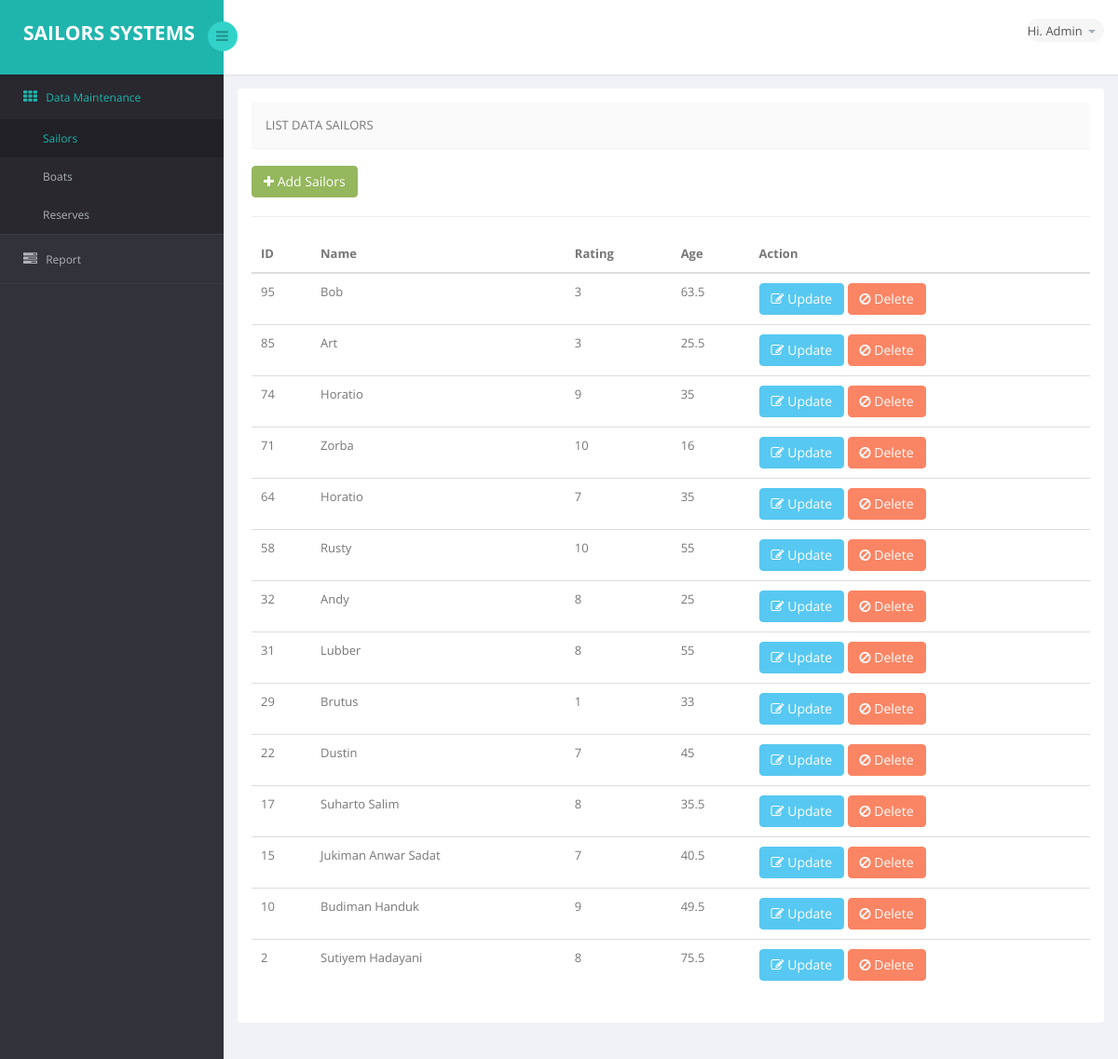
/web_sailor_system/sailors.php, run on the app's committed database.
### tables this page shows
CREATE TABLE IF NOT EXISTS `sailors` (
  `sid` int(11) NOT NULL,
  `sname` varchar(32) DEFAULT NULL,
  `rating` int(11) DEFAULT NULL,
  `age` double DEFAULT NULL
);

### web_sailor_system/sailors.php (the view, shortened to what this page needs)
<!DOCTYPE html>
<html lang="en">
<head>
    <link href="bs3/css/bootstrap.min.css" rel="stylesheet">
    <link href="css/bootstrap-reset.css" rel="stylesheet">
    <link href="font-awesome/css/font-awesome.css" rel="stylesheet" />
    <link href="css/style.css" rel="stylesheet">
    <link href="css/style-responsive.css" rel="stylesheet" />
</head>
<body>
<section id="container" >
<header class="header fixed-top clearfix">
<div class="brand">
    <a href="#" class="logo" style="color:white">
        <b>Sailors Systems</b>
    </a>
    <div class="sidebar-toggle-box">
        <div class="fa fa-bars"></div>
    </div>
</div>
<div class="top-nav clearfix">
    <ul class="nav pull-right top-menu">
        <li class="dropdown">
            <a data-toggle="dropdown" class="dropdown-toggle" href="#">
                <span class="username">Hi. Admin</span>
                <b class="caret"></b>
            </a>
        </li>
    </ul>
</div>
</header>
<aside>
    <div id="sidebar" class="nav-collapse">
        <div class="leftside-navigation">
            <ul class="sidebar-menu" id="nav-accordion">
            <li class="sub-menu">
                <a href="javascript:;" class="active">
                    <i class="fa fa-th"></i>
                    <span>Data Maintenance</span>
                </a>
                <ul class="sub">
                    <li class="active"><a href="sailors.php">Sailors</a></li>
                    <li><a href="boats.php">Boats</a></li>
                    <li><a href="reserves.php">Reserves</a></li>
                </ul>
            </li>
            <li class="sub-menu">
                <a href="javascript:;">
                    <i class="fa fa-tasks"></i>
                    <span>Report</span>
                </a>
            </li>
        </ul></div>
    </div>
</aside>
    <section id="main-content">
        <section class="wrapper">
        <div class="row">
            <div class="col-sm-12">
                <section class="panel">
                    <div class="panel-body">
                        <?php
                        include("connection.php");
                        if(isset($_GET['viewUpdate']))
                        {
                             ?>
                            <header class="panel-heading">
                                Form Update Data Sailors
                            </header>
                            <br />
                            <?php
                            $viewUpdate=$_GET['viewUpdate'];
                                if(isset($_GET['mssgInfo']))
                                {
                                    ?>
                                    <span class="badge bg-success">Horree. Data Is Successful Update (Auto Refresh 3 Second)</span>
                                    <meta http-equiv="refresh" content="5;url=sailors.php">
                                        <br /><br />
                                    <?php
                                }
                                if(isset($_POST['proses']))
                                {
                                    $sId=$_POST['sId'];
                                    $sName=$_POST['sName'];
                                    $sRating=$_POST['sRating'];
                                    $sAge=$_POST['sAge'];
                                    if(empty($sName) || empty($sRating) || empty($sAge))
                                    {
                                        ?>
                                        <span class="badge bg-warning">Sorry. Data Cannot Be Processed. Because Data is Empty</span>
                                        <br /><br />
                                        <?php
                                    }
                                    else
                                    {
                                        mysqli_query($conn,"Update sailors set sid='$sId', sname='$sName', rating='$sRating', age='$sAge' where sid='$viewUpdate'");
                                        ?>
                                        <meta http-equiv="refresh" content="0;url=sailors.php?viewUpdate=<?php echo"$viewUpdate";?>&mssgInfo=success">
                                        <?php
                                    }
                                }
                            $detailSailors=mysqli_fetch_row(mysqli_query($conn,"Select sid, sname, rating, age from sailors where sid='$viewUpdate'"));
                            ?>
                                <form method="POST" action="sailors.php?viewUpdate=<?php echo"$viewUpdate";?>">
                                    <b>Sailors Id</b><br />
                                    <input type="text" name="sId" class="form-control" style="width:170px;color:black" min="1" max="10" placeholder="Input Sailors Id" oninput="this.value = this.value.replace(/[^0-9.,]/g, '').replace(/(\..*)\./g, '$1');" value="<?php echo"$detailSailors[0]";?>" readonly><br />
                                    <b>Sailors Name</b><br />
                                    <input type="text" name="sName" class="form-control" style="color:black" placeholder="Input Sailors Name" value="<?php echo"$detailSailors[1]";?>"><br />
                                    <b>Sailors Rating</b><br />
                                    <input type="text" name="sRating" class="form-control" style="width:170px;color:black" min="1" max="10" placeholder="Input Sailors Rating" oninput="this.value = this.value.replace(/[^0-9.,]/g, '').replace(/(\..*)\./g, '$1');" value="<?php echo"$detailSailors[2]";?>"><br />
                                    <b>Sailors Age</b><br />
                                    <input type="text" name="sAge" class="form-control" style="width:170px;color:black" min="1" max="10" placeholder="Input Sailors Age" oninput="this.value = this.value.replace(/[^0-9.,]/g, '').replace(/(\..*)\./g, '$1');" value="<?php echo"$detailSailors[3]";?>"><br />
                                    <button type="submit" name="proses" class="btn btn-danger">Update Data Sailors</button>
                                </form>
                                <?php
                        }
                        else
                        {
                                ?>
                                <?php
                            if(isset($_GET['add']))
                            {
                                ?>
                                <header class="panel-heading">
                                    Form Add Data Sailors
                                </header>
                                <br />
                                <?php
                                if(isset($_GET['mssgInfo']))
                                {
                                    ?>
                                    <span class="badge bg-success">Horree. Data Is Successful Save (Auto Refresh 3 Second)</span>
                                    <meta http-equiv="refresh" content="5;url=sailors.php">
                                        <br /><br />
                                    <?php
                                }
                                if(isset($_POST['proses']))
                                {
                                    $sId=$_POST['sId'];
                                    $sName=$_POST['sName'];
                                    $sRating=$_POST['sRating'];
                                    $sAge=$_POST['sAge'];
                                    if(empty($sName) || empty($sRating) || empty($sAge))
                                    {
                                        ?>
                                        <span class="badge bg-warning">Sorry. Data Cannot Be Processed. Because Data is Empty</span>
                                        <br /><br />
                                        <?php
                                    }
                                    else
                                    {
                                        $cekSId=mysqli_num_rows(mysqli_query($conn,"Select * from sailors where sid='$sId'"));
                                        if($cekSId>0)
                                        {
                                            ?>
                                            <span class="badge bg-warning">Sorry. Sailors Id Is Available</span>
                                            <br /><br />
                                            <?php
                                        }
                                        else
                                        {
                                            mysqli_query($conn,"Insert into sailors set sid='$sId', sname='$sName', rating='$sRating', age='$sAge'");
                                            ?>
                                            <meta http-equiv="refresh" content="0;url=sailors.php?add=ok&mssgInfo=success">
                                            <?php
                                        }
                                    }
                                }
                                ?>
                                <form method="POST" action="sailors.php?add=ok">
                                    <b>Sailors Id</b><br />
                                    <input type="text" name="sId" class="form-control" style="width:170px;color:black" min="1" max="10" placeholder="Input Sailors Id" oninput="this.value = this.value.replace(/[^0-9.,]/g, '').replace(/(\..*)\./g, '$1');"><br />
                                    <b>Sailors Name</b><br />
                                    <input type="text" name="sName" class="form-control" style="color:black" placeholder="Input Sailors Name"><br />
                                    <b>Sailors Rating</b><br />
                                    <input type="text" name="sRating" class="form-control" style="width:170px;color:black" min="1" max="10" placeholder="Input Sailors Rating" oninput="this.value = this.value.replace(/[^0-9.,]/g, '').replace(/(\..*)\./g, '$1');"><br />
                                    <b>Sailors Age</b><br />
                                    <input type="text" name="sAge" class="form-control" style="width:170px;color:black" min="1" max="10" placeholder="Input Sailors Age" oninput="this.value = this.value.replace(/[^0-9.,]/g, '').replace(/(\..*)\./g, '$1');"><br />
                                    <button type="submit" name="proses" class="btn btn-danger">Add Data Sailors</button>
                                </form>
                                <?php
                            }
                            else
                            {
                                ?>
                                <header class="panel-heading">
                                    List Data Sailors
                                </header>
                                <br />
                                <a href="sailors.php?add=ok">
                                    <button class="btn btn-success">
                                        <i class="fa fa-plus"></i> Add Sailors
                                    </button>
                                </a>
                                <hr />
                                <table class="table  table-hover general-table">
                                    <thead>
                                    <tr>
                                        <th> ID</th>
                                        <th> Name</th>
                                        <th>Rating</th>
                                        <th>Age</th>
                                        <th>Action</th>
                                    </tr>
                                    </thead>
                                    <tbody>
                                    <?php
                                        $viewAllSailors=mysqli_query($conn,"Select sid, sname, rating, age from sailors order by sid desc");
                                        while($getViewSailor=mysqli_fetch_row($viewAllSailors))
                                        {
                                            ?>
                                            <tr>
                                                <td>
                                                    <?php echo"$getViewSailor[0]";?>
                                                </td>
                                                <td>
                                                    <?php echo"$getViewSailor[1]";?>
                                                </td>
                                                <td><?php echo"$getViewSailor[2]";?></td>
                                                <td><?php echo"$getViewSailor[3]";?></td>
                                                <td>
                                                    <a href="sailors.php?viewUpdate=<?php echo"$getViewSailor[0]";?>">
                                                        <button class="btn btn-info">
                                                            <i class="fa fa-edit"></i> Update
                                                        </button>
                                                    </a>
                                                    <a href="sailors.php?delete=<?php echo"$getViewSailor[0]";?>">
                                                        <button class="btn btn-danger">
                                                            <i class="fa fa-ban"></i> Delete
                                                        </button>
                                                    </a>
                                                </td>
                                            </tr>
                                            <?php
                                        }
                                    ?>
                                    </tbody>
                                </table>
                                <?php
                            }
                        }
                        ?>
                    </div>
                </section>
            </div>
        </div>
        </section>
    </section>
</section>
</body>
</html>

### data on the page
sailors: sid "95", sname "Bob", rating "3", age "63.5"
sailors: sid "85", sname "Art", rating "3", age "25.5"
sailors: sid "74", sname "Horatio", rating "9", age "35"
sailors: sid "71", sname "Zorba", rating "10", age "16"
sailors: sid "64", sname "Horatio", rating "7", age "35"
sailors: sid "58", sname "Rusty", rating "10", age "55"
sailors: sid "32", sname "Andy", rating "8", age "25"
sailors: sid "31", sname "Lubber", rating "8", age "55"
sailors: sid "29", sname "Brutus", rating "1", age "33"
sailors: sid "22", sname "Dustin", rating "7", age "45"
sailors: sid "17", sname "Suharto Salim", rating "8", age "35.5"
sailors: sid "15", sname "Jukiman Anwar Sadat", rating "7", age "40.5"
sailors: sid "10", sname "Budiman Handuk", rating "9", age "49.5"
sailors: sid "2", sname "Sutiyem Hadayani", rating "8", age "75.5"
